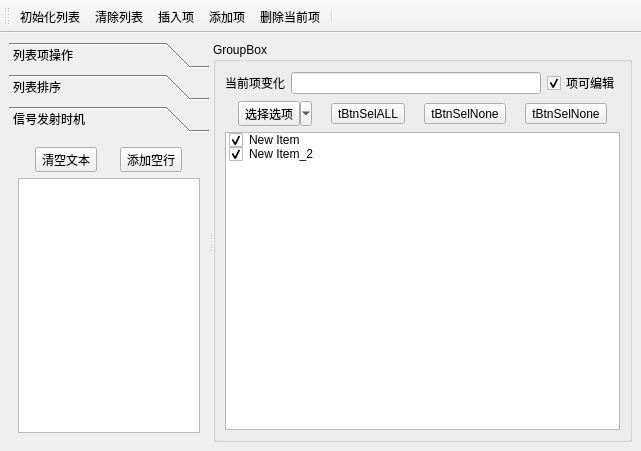
<?xml version="1.0" encoding="UTF-8"?>
<ui version="4.0">
 <class>MainWindow</class>
 <widget class="QMainWindow" name="MainWindow">
  <property name="geometry">
   <rect>
    <x>0</x>
    <y>0</y>
    <width>641</width>
    <height>451</height>
   </rect>
  </property>
  <property name="windowTitle">
   <string>MainWindow</string>
  </property>
  <widget class="QWidget" name="centralwidget">
   <layout class="QHBoxLayout" name="horizontalLayout">
    <item>
     <widget class="QSplitter" name="splitter">
      <property name="orientation">
       <enum>Qt::Horizontal</enum>
      </property>
      <widget class="QToolBox" name="toolBox">
       <property name="maximumSize">
        <size>
         <width>200</width>
         <height>16777215</height>
        </size>
       </property>
       <property name="currentIndex">
        <number>2</number>
       </property>
       <widget class="QWidget" name="page">
        <property name="geometry">
         <rect>
          <x>0</x>
          <y>0</y>
          <width>153</width>
          <height>284</height>
         </rect>
        </property>
        <attribute name="icon">
         <iconset resource="res.qrc">
          <normaloff>:/icons/icons/410.bmp</normaloff>:/icons/icons/410.bmp</iconset>
        </attribute>
        <attribute name="label">
         <string>列表项操作</string>
        </attribute>
        <layout class="QGridLayout" name="gridLayout">
         <item row="0" column="0">
          <widget class="QToolButton" name="tBtnListIni">
           <property name="text">
            <string>tBtnListIni</string>
           </property>
           <property name="autoRaise">
            <bool>true</bool>
           </property>
          </widget>
         </item>
         <item row="1" column="0">
          <widget class="QToolButton" name="tBtnListClear">
           <property name="text">
            <string>tBtnListClear</string>
           </property>
           <property name="autoRaise">
            <bool>true</bool>
           </property>
          </widget>
         </item>
         <item row="2" column="0">
          <widget class="QToolButton" name="tBtnListInsert">
           <property name="text">
            <string>tBtnListInsert</string>
           </property>
           <property name="autoRaise">
            <bool>true</bool>
           </property>
          </widget>
         </item>
         <item row="3" column="0">
          <widget class="QToolButton" name="tBtnListAppend">
           <property name="text">
            <string>tBtnListAppend</string>
           </property>
           <property name="autoRaise">
            <bool>true</bool>
           </property>
          </widget>
         </item>
         <item row="4" column="0">
          <widget class="QToolButton" name="tBtnListDelete">
           <property name="text">
            <string>tBtnListDelete</string>
           </property>
           <property name="autoRaise">
            <bool>true</bool>
           </property>
          </widget>
         </item>
        </layout>
       </widget>
       <widget class="QWidget" name="page_2">
        <property name="geometry">
         <rect>
          <x>0</x>
          <y>0</y>
          <width>153</width>
          <height>284</height>
         </rect>
        </property>
        <attribute name="icon">
         <iconset resource="res.qrc">
          <normaloff>:/icons/icons/408.bmp</normaloff>:/icons/icons/408.bmp</iconset>
        </attribute>
        <attribute name="label">
         <string>列表排序</string>
        </attribute>
        <layout class="QGridLayout" name="gridLayout_2">
         <item row="0" column="0">
          <widget class="QRadioButton" name="chkBoxSorting">
           <property name="font">
            <font>
             <pointsize>12</pointsize>
            </font>
           </property>
           <property name="text">
            <string>允许排序</string>
           </property>
          </widget>
         </item>
         <item row="1" column="0">
          <widget class="QToolButton" name="tBtnSortAsc">
           <property name="font">
            <font>
             <pointsize>12</pointsize>
            </font>
           </property>
           <property name="text">
            <string>升序排序</string>
           </property>
           <property name="toolButtonStyle">
            <enum>Qt::ToolButtonTextBesideIcon</enum>
           </property>
           <property name="arrowType">
            <enum>Qt::UpArrow</enum>
           </property>
          </widget>
         </item>
         <item row="2" column="0">
          <widget class="QToolButton" name="tBtnSortDes">
           <property name="font">
            <font>
             <pointsize>12</pointsize>
            </font>
           </property>
           <property name="text">
            <string>降序排序</string>
           </property>
           <property name="toolButtonStyle">
            <enum>Qt::ToolButtonTextBesideIcon</enum>
           </property>
           <property name="arrowType">
            <enum>Qt::DownArrow</enum>
           </property>
          </widget>
         </item>
         <item row="3" column="0">
          <spacer name="verticalSpacer">
           <property name="orientation">
            <enum>Qt::Vertical</enum>
           </property>
           <property name="sizeHint" stdset="0">
            <size>
             <width>20</width>
             <height>162</height>
            </size>
           </property>
          </spacer>
         </item>
        </layout>
       </widget>
       <widget class="QWidget" name="page_3">
        <property name="geometry">
         <rect>
          <x>0</x>
          <y>0</y>
          <width>154</width>
          <height>270</height>
         </rect>
        </property>
        <attribute name="icon">
         <iconset resource="res.qrc">
          <normaloff>:/icons/icons/412.bmp</normaloff>:/icons/icons/412.bmp</iconset>
        </attribute>
        <attribute name="label">
         <string>信号发射时机</string>
        </attribute>
        <layout class="QGridLayout" name="gridLayout_3">
         <item row="0" column="0">
          <layout class="QHBoxLayout" name="horizontalLayout_4">
           <item>
            <widget class="QToolButton" name="tBtnClearText">
             <property name="text">
              <string>清空文本</string>
             </property>
            </widget>
           </item>
           <item>
            <widget class="QToolButton" name="tBtnAddLine">
             <property name="text">
              <string>添加空行</string>
             </property>
            </widget>
           </item>
          </layout>
         </item>
         <item row="1" column="0">
          <widget class="QPlainTextEdit" name="plainTextEdit"/>
         </item>
        </layout>
       </widget>
      </widget>
      <widget class="QGroupBox" name="groupBox">
       <property name="title">
        <string>GroupBox</string>
       </property>
       <layout class="QVBoxLayout" name="verticalLayout">
        <item>
         <layout class="QHBoxLayout" name="horizontalLayout_2">
          <item>
           <widget class="QLabel" name="label">
            <property name="text">
             <string>当前项变化</string>
            </property>
           </widget>
          </item>
          <item>
           <widget class="QLineEdit" name="editCurrntItemText"/>
          </item>
          <item>
           <widget class="QCheckBox" name="chkListEditable">
            <property name="text">
             <string>项可编辑</string>
            </property>
            <property name="checked">
             <bool>true</bool>
            </property>
           </widget>
          </item>
         </layout>
        </item>
        <item>
         <layout class="QHBoxLayout" name="horizontalLayout_3">
          <item>
           <widget class="QToolButton" name="tBtnSeleltItem">
            <property name="text">
             <string>选择选项</string>
            </property>
            <property name="popupMode">
             <enum>QToolButton::MenuButtonPopup</enum>
            </property>
           </widget>
          </item>
          <item>
           <widget class="QToolButton" name="tBtnSelALL">
            <property name="text">
             <string>tBtnSelALL</string>
            </property>
           </widget>
          </item>
          <item>
           <widget class="QToolButton" name="tBtnSelNone">
            <property name="text">
             <string>tBtnSelNone</string>
            </property>
           </widget>
          </item>
          <item>
           <widget class="QToolButton" name="tBtnSelInvs">
            <property name="text">
             <string>tBtnSelNone</string>
            </property>
           </widget>
          </item>
         </layout>
        </item>
        <item>
         <widget class="QListWidget" name="listWidget">
          <property name="contextMenuPolicy">
           <enum>Qt::CustomContextMenu</enum>
          </property>
          <item>
           <property name="text">
            <string>New Item</string>
           </property>
           <property name="checkState">
            <enum>Checked</enum>
           </property>
           <property name="icon">
            <iconset resource="res.qrc">
             <normaloff>:/icons/icons/check2.ico</normaloff>:/icons/icons/check2.ico</iconset>
           </property>
           <property name="flags">
            <set>ItemIsSelectable|ItemIsEditable|ItemIsDragEnabled|ItemIsUserCheckable|ItemIsEnabled</set>
           </property>
          </item>
          <item>
           <property name="text">
            <string>New Item_2</string>
           </property>
           <property name="checkState">
            <enum>Checked</enum>
           </property>
           <property name="icon">
            <iconset resource="res.qrc">
             <normaloff>:/icons/icons/check2.ico</normaloff>:/icons/icons/check2.ico</iconset>
           </property>
           <property name="flags">
            <set>ItemIsSelectable|ItemIsEditable|ItemIsDragEnabled|ItemIsUserCheckable|ItemIsEnabled</set>
           </property>
          </item>
         </widget>
        </item>
       </layout>
      </widget>
     </widget>
    </item>
   </layout>
  </widget>
  <widget class="QToolBar" name="toolBar">
   <property name="windowTitle">
    <string>toolBar</string>
   </property>
   <property name="toolButtonStyle">
    <enum>Qt::ToolButtonTextUnderIcon</enum>
   </property>
   <attribute name="toolBarArea">
    <enum>TopToolBarArea</enum>
   </attribute>
   <attribute name="toolBarBreak">
    <bool>false</bool>
   </attribute>
   <addaction name="actListIni"/>
   <addaction name="actListClear"/>
   <addaction name="actListInsert"/>
   <addaction name="actListappend"/>
   <addaction name="actListDelete"/>
   <addaction name="separator"/>
  </widget>
  <action name="actListIni">
   <property name="icon">
    <iconset resource="res.qrc">
     <normaloff>:/icons/icons/128.bmp</normaloff>:/icons/icons/128.bmp</iconset>
   </property>
   <property name="text">
    <string>初始化列表</string>
   </property>
   <property name="toolTip">
    <string>初始化列表</string>
   </property>
   <property name="shortcut">
    <string>Ctrl+I</string>
   </property>
  </action>
  <action name="actListClear">
   <property name="icon">
    <iconset resource="res.qrc">
     <normaloff>:/icons/icons/delete1.bmp</normaloff>:/icons/icons/delete1.bmp</iconset>
   </property>
   <property name="text">
    <string>清除列表</string>
   </property>
   <property name="toolTip">
    <string>清除列表</string>
   </property>
  </action>
  <action name="actListInsert">
   <property name="icon">
    <iconset resource="res.qrc">
     <normaloff>:/icons/icons/318.bmp</normaloff>:/icons/icons/318.bmp</iconset>
   </property>
   <property name="text">
    <string>插入项</string>
   </property>
   <property name="toolTip">
    <string>插入项</string>
   </property>
   <property name="shortcut">
    <string>Ctrl+S</string>
   </property>
  </action>
  <action name="actListappend">
   <property name="icon">
    <iconset resource="res.qrc">
     <normaloff>:/icons/icons/316.bmp</normaloff>:/icons/icons/316.bmp</iconset>
   </property>
   <property name="text">
    <string>添加项</string>
   </property>
   <property name="toolTip">
    <string>添加项</string>
   </property>
   <property name="shortcut">
    <string>Ctrl+A</string>
   </property>
  </action>
  <action name="actListDelete">
   <property name="icon">
    <iconset resource="res.qrc">
     <normaloff>:/icons/icons/324.bmp</normaloff>:/icons/icons/324.bmp</iconset>
   </property>
   <property name="text">
    <string>删除当前项</string>
   </property>
   <property name="toolTip">
    <string>删除当前项</string>
   </property>
   <property name="shortcut">
    <string>Del</string>
   </property>
  </action>
  <action name="actQuit">
   <property name="icon">
    <iconset resource="res.qrc">
     <normaloff>:/icons/icons/exit.bmp</normaloff>:/icons/icons/exit.bmp</iconset>
   </property>
   <property name="text">
    <string>退出</string>
   </property>
   <property name="toolTip">
    <string>退出</string>
   </property>
  </action>
  <action name="actSelAll">
   <property name="text">
    <string>全选</string>
   </property>
  </action>
  <action name="actSelNone">
   <property name="text">
    <string>空选</string>
   </property>
  </action>
  <action name="actSelInvs">
   <property name="text">
    <string>反选</string>
   </property>
  </action>
 </widget>
 <resources>
  <include location="res.qrc"/>
 </resources>
 <connections>
  <connection>
   <sender>actQuit</sender>
   <signal>triggered()</signal>
   <receiver>MainWindow</receiver>
   <slot>close()</slot>
   <hints>
    <hint type="sourcelabel">
     <x>-1</x>
     <y>-1</y>
    </hint>
    <hint type="destinationlabel">
     <x>320</x>
     <y>225</y>
    </hint>
   </hints>
  </connection>
 </connections>
</ui>
